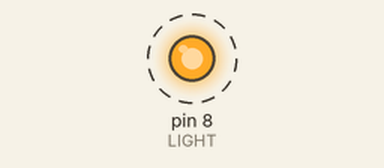
Recording of a sketch running on a simulated Arduino Uno, built with avr-gcc and run on an emulated ATmega328P. On the bench: output pins drawn as LEDs (lit = HIGH). Dashed ring = blinking.

Above: at 0.15 s.
Timing chart, 0 to 3.0 s (numbered marks = the images above):
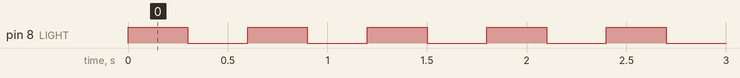

The sketch:

test0202_02.ino
```cpp
const int LIGHT = 8;
const int HIGH_HI = 1;
const int LOW_LO = 0;

void setup() {
  // put your setup code here, to run once:
  pinMode(LIGHT, OUTPUT);
}

void loop() {
  // put your main code here, to run repeatedly:
  digitalWrite(LIGHT, HIGH_HI);   // turn the LED on (HIGH is the voltage level)
  delay(300);                       // wait for a second
  digitalWrite(LIGHT, LOW_LO);    // turn the LED off by making the voltage LOW
  delay(300);                       // wait for a second
}
```

Measured:
- by itself, pin 8 (LIGHT): alternates HIGH for 0.30 s and LOW for 0.30 s
